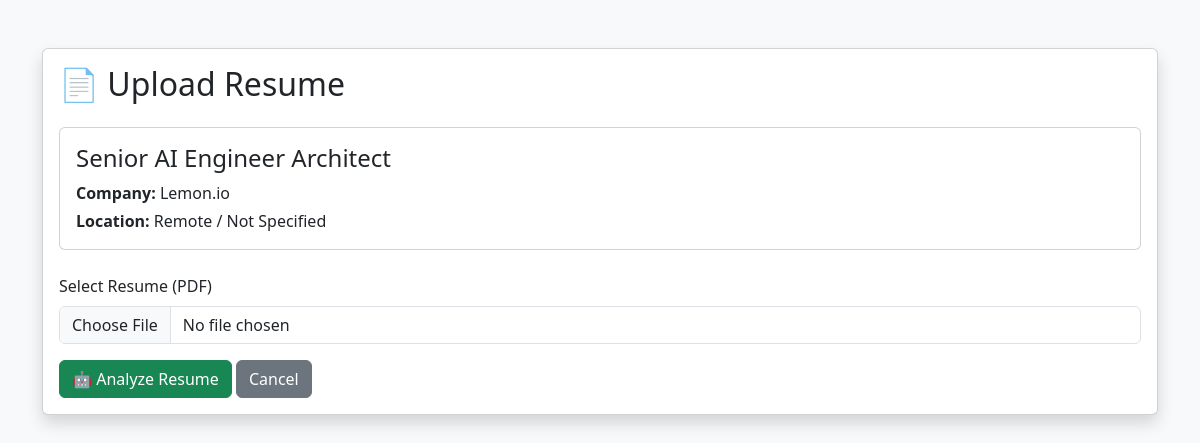
Screenshot of /upload_resume/1 with the database file from the repository.
### database/models.py (models this page shows)
class Job(Base):
    __tablename__ = "jobs"
    id = Column(Integer, primary_key=True)
    company = Column(String)
    title = Column(String)
    location = Column(String)
    experience = Column(String)
    salary = Column(String)
    source = Column(String)
    posted_date = Column(String)
    description = Column(String)
    url = Column(String, unique=True)
    match_score = Column(Integer)
    status = Column(String, default="New")

### dashboard/app.py (the view, shortened to what this page needs)
@app.route("/upload_resume/<int:job_id>", methods=["GET", "POST"])
def upload_resume(job_id):
    session = SessionLocal()
    try:
        job = session.query(Job).filter(Job.id == job_id).first()
        if not job:
            return "Job Not Found", 404
        cleaned_description = clean_job_description(job.description)
        return render_template(
            "upload_resume.html",
            job=job,
            cleaned_description=cleaned_description
        )
    finally:
        session.close()

### utils/text_cleaner.py (called while the page is built, shortened)
def clean_job_description(text):
    if not text:
        return ""

### templates/upload_resume.html (shortened to what this page needs)
<!DOCTYPE html>
<html lang="en">
<head>
    <link href="https://cdn.jsdelivr.net/npm/bootstrap@5.3.3/dist/css/bootstrap.min.css" rel="stylesheet">
</head>
<body class="bg-light">
    <div class="container py-5">
        <div class="card shadow">
            <div class="card-body">
                <h2 class="mb-4">📄 Upload Resume</h2>
                <div class="card mb-4">
                    <div class="card-body">
                        <h4>{{ job.title }}</h4>
                        <p class="mb-1">
                            <strong>Company:</strong> {{ job.company }}
                        </p>
                        <p class="mb-0">
                            <strong>Location:</strong>
                            {{ job.location if job.location else "Remote / Not Specified" }}
                        </p>
                    </div>
                </div>
                <form
                    action="{{ url_for('upload_resume', job_id=job.id) }}"
                    method="POST"
                    enctype="multipart/form-data"
                >
                    <div class="mb-3">
                        <label class="form-label">
                            Select Resume (PDF)
                        </label>
                        <input
                            type="file"
                            name="resume"
                            class="form-control"
                            accept=".pdf"
                            required
                        >
                    </div>
                    <button
                        type="submit"
                        class="btn btn-success"
                    >
                        🤖 Analyze Resume
                    </button>
                    <a
                        href="{{ url_for('index') }}"
                        class="btn btn-secondary"
                    >
                        Cancel
                    </a>
                </form>
            </div>
        </div>
    </div>
</body>
</html>

### rows the page displays
Job: title "Senior AI Engineer Architect", company "Lemon.io", location "Remote / Not Specified"
